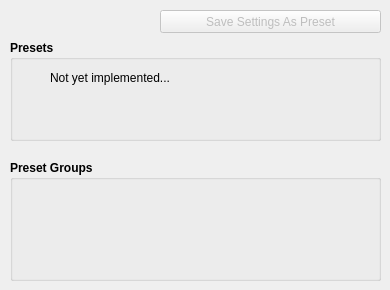
  <widget class="QWidget" name="Presets">
   <attribute name="title">
    <string>Presets</string>
   </attribute>
   <widget class="QGroupBox" name="groupBox_2">
    <property name="geometry">
     <rect>
      <x>10</x>
      <y>40</y>
      <width>371</width>
      <height>101</height>
     </rect>
    </property>
    <property name="font">
     <font>
      <weight>75</weight>
      <bold>true</bold>
     </font>
    </property>
    <property name="title">
     <string>Presets</string>
    </property>
    <widget class="QLabel" name="label_2">
     <property name="geometry">
      <rect>
       <x>40</x>
       <y>30</y>
       <width>121</width>
       <height>16</height>
      </rect>
     </property>
     <property name="font">
      <font>
       <weight>50</weight>
       <bold>false</bold>
      </font>
     </property>
     <property name="text">
      <string>Not yet implemented...</string>
     </property>
    </widget>
   </widget>
   <widget class="QGroupBox" name="groupBox_3">
    <property name="geometry">
     <rect>
      <x>10</x>
      <y>160</y>
      <width>371</width>
      <height>121</height>
     </rect>
    </property>
    <property name="font">
     <font>
      <weight>75</weight>
      <bold>true</bold>
     </font>
    </property>
    <property name="title">
     <string>Preset Groups</string>
    </property>
   </widget>
   <widget class="QPushButton" name="save_preset_button">
    <property name="enabled">
     <bool>false</bool>
    </property>
    <property name="geometry">
     <rect>
      <x>160</x>
      <y>10</y>
      <width>221</width>
      <height>23</height>
     </rect>
    </property>
    <property name="text">
     <string>Save Settings As Preset</string>
    </property>
   </widget>
  </widget>
